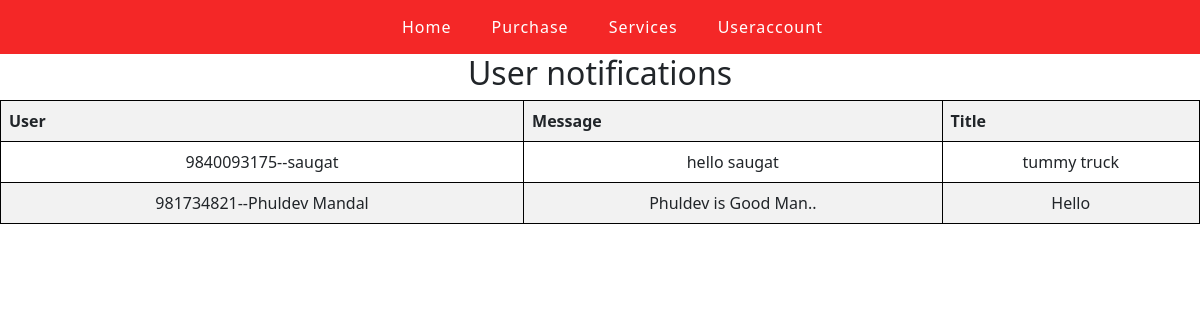
/user_notifications/, run on the app's committed database.
### tummyapp/models.py (models this page shows)
class User_notifications(models.Model):
    user = models.ForeignKey(Customers, on_delete=models.CASCADE)
    message = models.TextField()
    title = models.CharField(max_length=50)

class Customers(models.Model):
    customer = models.CharField(max_length=100)
    phone = models.IntegerField()
    def __str__(self):
        return f"{str(self.phone)}--{self.customer}"

### tummyapp/views.py (the view)
# urls.py: path('user_notifications/', views.user_notifications,
def user_notifications(request):
    user_notifications = User_notifications.objects.all()
    context = {'user_notifications': user_notifications}
    return render(request, 'user_notifications.html', context)

### tummyapp/templates/user_notifications.html (shortened to what this page needs)
{% extends 'base.html' %}
{% block content %}
<h2>User notifications</h2>
    <table class="table table-striped">
        <tr>
            <th>User</th>
            <th>Message</th>
            <th>Title</th>
        </tr>
    {% for user_notifications in user_notifications %}
    <tr>
        <td style="text-align:center">{{user_notifications.user}}</td>
        <td style="text-align:center">{{user_notifications.message}}</td>
        <td style="text-align:center">{{user_notifications.title}}</td>
    </tr>
    {% endfor %}
    </table>
{% endblock content %}

### tummyapp/templates/user_notifications.html (style rules this page uses)
table { width: 100%; }
h2 { text-align: center }
table, th, td { border: 1px solid black; border-collapse: collapse; }

### data on the page
User_notifications: user "9840093175--saugat", message "hello saugat", title "tummy truck"
User_notifications: user "981734821--Phuldev Mandal", message "Phuldev is Good Man..", title "Hello"
